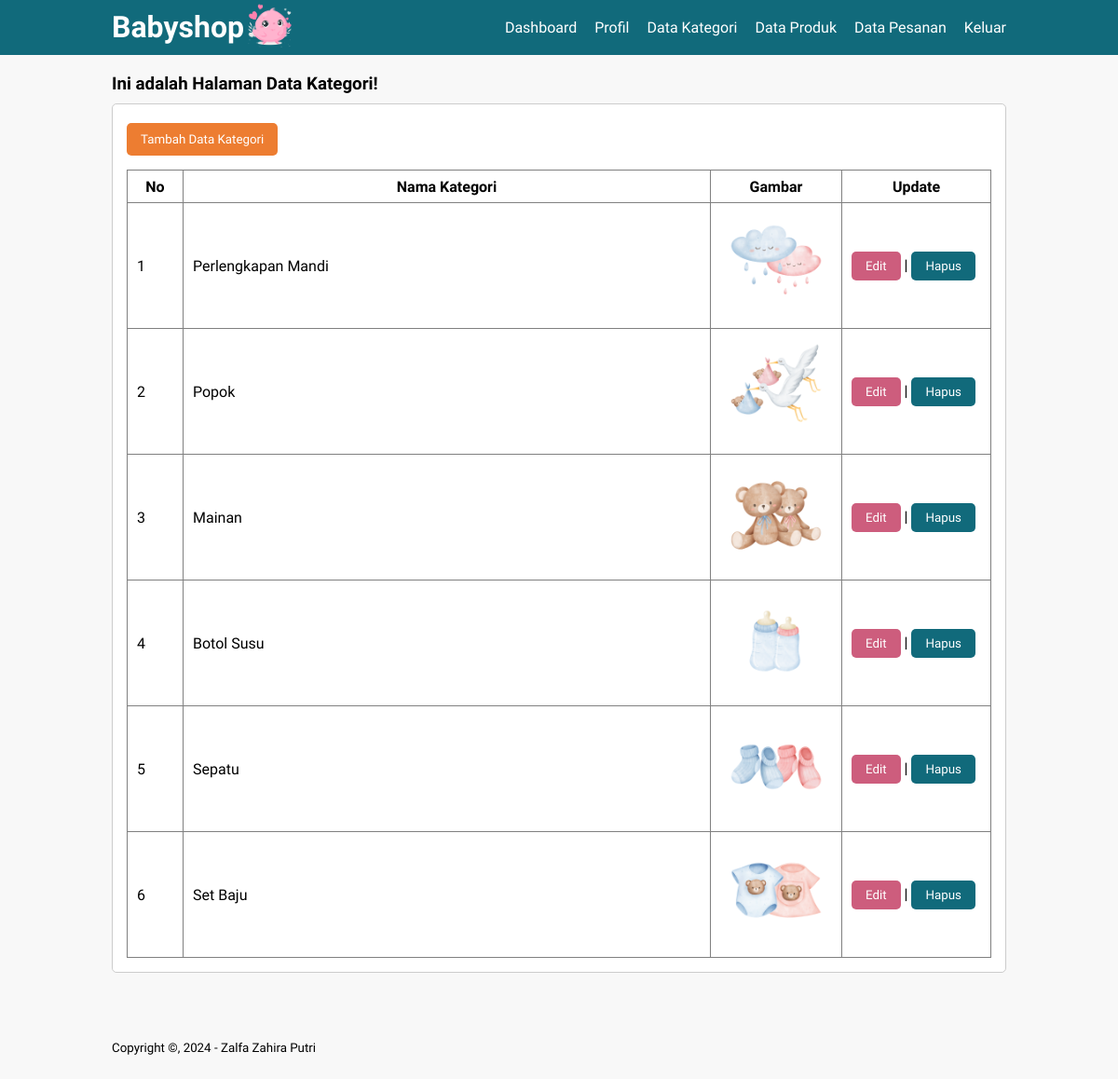
/data-kategori.php (signed in), run on the app's committed database.
### tables this page shows
CREATE TABLE `kategori` (
  `id_kategori` int(11) NOT NULL,
  `nama_kategori` varchar(25) NOT NULL,
  `gambar_kategori` varchar(100) NOT NULL
);

### data-kategori.php (the view, shortened to what this page needs)
<?php
    include 'db.php';
?>
<!DOCTYPE html>
<html lang="en">
<head>
    <link rel="stylesheet" href="css/style.css">
</head>
<body>
    <header>
        <div class="container">
        <img class="logo" src="img/bg-login.png" width="55px">
            <h1><a href="profil.php">Babyshop</a></h1>
            <ul>
                <li><a href="dashboard.php">Dashboard</a></li>
                <li><a href="profil.php">Profil</a></li>
                <li><a href="data-kategori.php">Data Kategori</a></li>
                <li><a href="data-produk.php">Data Produk</a></li>
                <li><a href="data-pesanan.php">Data Pesanan</a></li>
                <li><a href="keluar.php">Keluar</a></li>
            </ul>
        </div>
    </header>
    <div class="section">
        <div class="container">
            <h3>Ini adalah Halaman Data Kategori!</h3>
            <div class="box">
                <p class="kata"><a href="tambah-data-kategori.php"><input type="submit" name="submit" value="Tambah Data Kategori" class="btn3"></a></p>
                <table border="1" cellspacing="0" class="table">
                    <thead>
                        <tr>
                            <th width="60px">No</th>
                            <th>Nama Kategori</th>
                            <th width="80px">Gambar</th>
                            <th width="160px">Update</th>
                        </tr>
                    </thead>
                    <tbody>
                        <?php
                            $no = 1;
                            $kategori = mysqli_query($conn, "SELECT * FROM kategori ORDER BY id_kategori DESC");
                            if(mysqli_num_rows($kategori) > 0){
                            while($row = mysqli_fetch_array($kategori)){
                        ?>
                        <tr>
                            <td><?php echo $no++ ?></td>
                            <td><?php echo $row['nama_kategori'] ?></td>
                            <td><a href="produk/<?php echo $row['gambar_kategori']?>" target="_blank"><img src="produk/<?php echo $row['gambar_kategori'] ?>" width="120px"></a></td>
                            <td><a href="edit-data-kategori.php?id=<?php echo $row['id_kategori'] ?>"><input type="submit" name="submit" value="Edit" class="btn"></a> | <a href="hapus-data-kategori.php?idk=<?php echo $row['id_kategori'] ?>" onclick="return confirm('Konfirmasi hapus Data Kategori')"><input type="submit" name="submit" value="Hapus" class="btn2"></a></td>
                        </tr>
                        <?php }}else{ ?>
                            <tr>
                                <td colspan="4">Tidak Ada Data</td>
                            </tr>
                        <?php } ?>
                    </tbody>
                </table>
            </div>
        </div>
    </div>
    <footer>
        <div class="container">
            <small>Copyright &copy, 2024 - Zalfa Zahira Putri</small>
        </div>
    </footer>
</body>
</html>

### css/style.css (style rules this page uses)
* { padding: 0; margin: 0; font-family: 'Quicksand', sans-serif; box-sizing: border-box; }
body { background-color: #f8f8f8; }
a { color: inherit; text-decoration: none; }
.btn { padding: 8px 15px; background-color: #CD5D7D; color: white; border: none; border-radius: 5px; cursor: pointer; }
.btn2 { padding: 8px 15px; background-color: #116A7B; color: white; border: none; border-radius: 5px; cursor: pointer; }
.btn3 { padding: 10px 15px; background-color: #ED7D31; color: white; border: none; border-radius: 5px; cursor: pointer; }
header { background-color: #116A7B; color: white; }
header h1 { float: left; padding: 10px 0; }
header ul { float: right; }
header ul li { display: inline-block; }
header ul li a { padding: 20px 0 20px 15px; display: inline-block; color: white; }
footer { padding: 25px 0; }
.container { width: 80%; margin: 0 auto; }
.container::after { content: ''; display: block; clear: both; }
.section { padding: 20px 0; }
.box { background-color: white; border: 1px solid #ccc; padding: 15px; margin: 10px 0 25px 0; box-sizing: border-box; border-radius: 5px; }
.box::after { content: ''; display: block; clear: both; }
.table { width: 100%; border-collapse: collapse; }
.table tr { height: 35px; }
.table tr td { padding: 5px 10px; }
.kata { margin: 5px 0; padding-bottom: 10px; }

### data on the page
kategori: nama_kategori "Perlengkapan Mandi", gambar_kategori (picture)
kategori: nama_kategori "Popok", gambar_kategori (picture)
kategori: nama_kategori "Mainan", gambar_kategori (picture)
kategori: nama_kategori "Botol Susu", gambar_kategori (picture)
kategori: nama_kategori "Sepatu", gambar_kategori (picture)
kategori: nama_kategori "Set Baju", gambar_kategori (picture)
